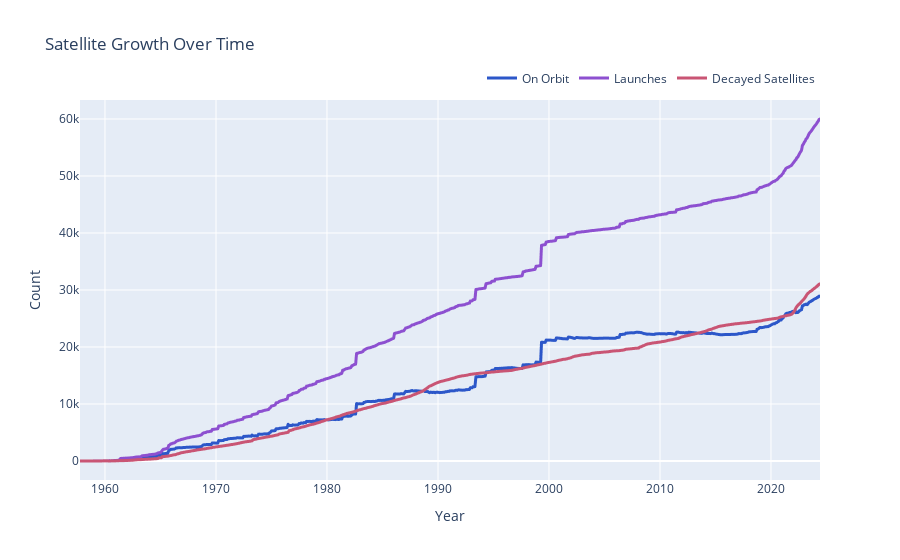

Notebook code for this chart:
### Code cell
fig = line(
    plot_df,
    x='MONTH_YEAR',
    y=['On Orbit', 'Launches', 'Decayed Satellites'],
    labels={
        'value': 'Count',
        'MONTH_YEAR': 'Year'
    },
    title='Satellite Growth Over Time',
    color_discrete_sequence=['#2c57c9', '#8d50d0', '#c95574']
)
fig.update_layout(legend=dict(
    orientation="h",
    yanchor="bottom",
    y=1.02,
    xanchor="right",
    x=1
), legend_title=None)
fig.update_traces(line={'width': 3})
fig.show()

### Figure 1 — Plotly figure (JSON) as saved in the notebook; plotly's stock layout.template omitted (floating-point values rounded to 4 significant figures; data arrays with more than 128 entries replaced by an {"elided": "..."} marker saying what was removed)
{"data": [{"hovertemplate": "variable=On Orbit<br>Year=%{x}<br>Count=%{y}<extra></extra>", "legendgroup": "On Orbit", "line": {"color": "#2c57c9", "dash": "solid", "width": 3}, "marker": {"symbol": "circle"}, "mode": "lines", "name": "On Orbit", "showlegend": true, "type": "scattergl", "x": {"elided": "790 str values"}, "xaxis": "x", "y": {"elided": "790 int values"}, "yaxis": "y"}, {"hovertemplate": "variable=Launches<br>Year=%{x}<br>Count=%{y}<extra></extra>", "legendgroup": "Launches", "line": {"color": "#8d50d0", "dash": "solid", "width": 3}, "marker": {"symbol": "circle"}, "mode": "lines", "name": "Launches", "showlegend": true, "type": "scattergl", "x": {"elided": "790 str values"}, "xaxis": "x", "y": {"elided": "790 int values"}, "yaxis": "y"}, {"hovertemplate": "variable=Decayed Satellites<br>Year=%{x}<br>Count=%{y}<extra></extra>", "legendgroup": "Decayed Satellites", "line": {"color": "#c95574", "dash": "solid", "width": 3}, "marker": {"symbol": "circle"}, "mode": "lines", "name": "Decayed Satellites", "showlegend": true, "type": "scattergl", "x": {"elided": "790 str values"}, "xaxis": "x", "y": {"elided": "790 int values"}, "yaxis": "y"}], "layout": {"legend": {"orientation": "h", "title": {}, "tracegroupgap": 0, "x": 1, "xanchor": "right", "y": 1.02, "yanchor": "bottom"}, "title": {"text": "Satellite Growth Over Time"}, "xaxis": {"anchor": "y", "domain": [0, 1], "title": {"text": "Year"}}, "yaxis": {"anchor": "x", "domain": [0, 1], "title": {"text": "Count"}}}}
